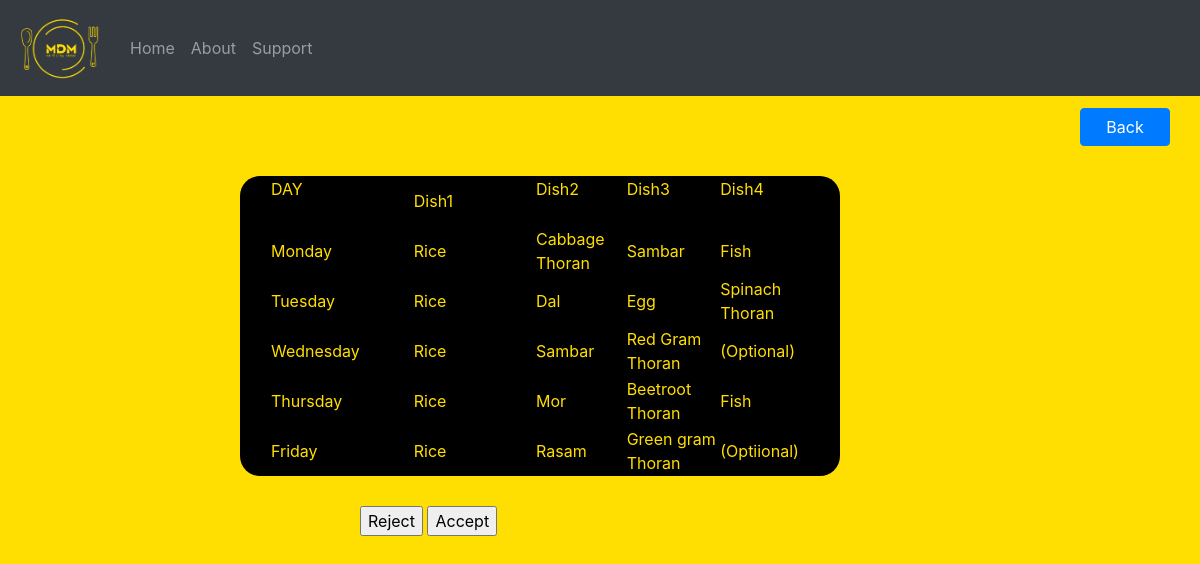
Before: /accounts/render/ with the older database file.
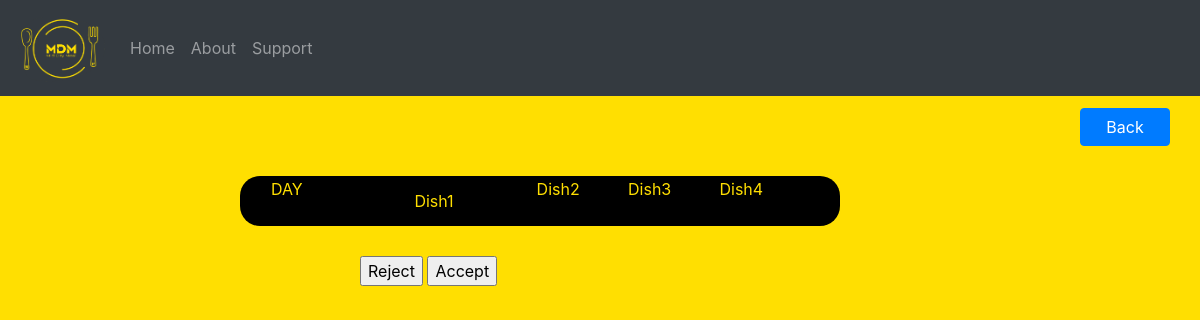
After: the same page with the newer database file.
### accounts/models.py (models this page shows, shortened)
class Menu(models.Model):
    day = models.CharField(max_length=50)
    dish1 = models.CharField(max_length=50)
    dish2 = models.CharField(max_length=50)
    dish3 = models.CharField(max_length=50)
    dish4 = models.CharField(max_length=50)
    date = models.DateTimeField(auto_now_add=True)

### accounts/views.py (the view)
# urls.py: path('render/',views.render_view, name="render"),
def render_view(request):
    menus = Menu.objects.all()
    menu = Menu.objects.filter()
    return render(request,'accounts/rendermenu.html',{'menus':menus})

### accounts/templates/accounts/rendermenu.html (shortened to what this page needs)
{% extends 'base_layout.html' %}
{% load crispy_forms_tags %}
{% block content %}
<a href="{%url 'accounts:test3'%}"><input type="submit" value="Back" class="btn btn-primary" style="margin-top: 1%;margin-left:90%;width: 90px;"></a>
<div style="margin-left: 20%;background-color: black;color: #ffdf01;width: 600px;border-radius: 20px;">
    <table >
        <tr>
            <td >DAY &nbsp;&nbsp;&nbsp;&nbsp;&nbsp;&nbsp;&nbsp;&nbsp;&nbsp;&nbsp;&nbsp;&nbsp;&nbsp;&nbsp;&nbsp;&nbsp;&nbsp;&nbsp;&nbsp;&nbsp;&nbsp;&nbsp;&nbsp;&nbsp;&nbsp;&nbsp;&nbsp;&nbsp;&nbsp;&nbsp;</td>
            <td >Dish1&nbsp;&nbsp;&nbsp;&nbsp;&nbsp;&nbsp;&nbsp;&nbsp;&nbsp;&nbsp;&nbsp;&nbsp;&nbsp;&nbsp;&nbsp;&nbsp;&nbsp;&nbsp;</td>
            <td>Dish2 &nbsp;&nbsp;&nbsp;&nbsp;&nbsp;&nbsp;&nbsp;&nbsp;&nbsp;&nbsp;&nbsp;&nbsp;&nbsp;&nbsp;&nbsp;&nbsp;&nbsp;&nbsp;</td>
            <td>Dish3 &nbsp;&nbsp;&nbsp;&nbsp;&nbsp;&nbsp;&nbsp;&nbsp;&nbsp;&nbsp;&nbsp;&nbsp;&nbsp;&nbsp;&nbsp;&nbsp;&nbsp;&nbsp;</td>
            <td>Dish4 &nbsp;&nbsp;&nbsp;&nbsp;&nbsp;&nbsp;&nbsp;&nbsp;&nbsp;&nbsp;&nbsp;&nbsp;&nbsp;&nbsp;&nbsp;&nbsp;&nbsp;&nbsp;</td>
        </tr>
        {% for menu in menus%}
        <tr>
            <td>{{menu.day}}</td>
            <td>{{menu.dish1}}</td>
            <td>{{menu.dish2}}</td>
            <td>{{menu.dish3}}</td>
            <td>{{menu.dish4}}</td>
        </tr>
        {%endfor%}
    </table>
</div>
<div class="btn1" style="padding-left: 30%;">
    <form  action="{% url 'accounts:render'%}" method="post">
        <a href="{%url 'accounts:delete'%}"><input type="button" Value="Reject"></a>
        <a href="{%url 'accounts:render'%}"><input type="button" Value="Accept"></a>
    </form>
</div>
{%endblock%}

Changed rows visible on the page:
removed Menu: day "Monday", dish1 "Rice", dish2 "Cabbage Thoran", dish3 "Sambar", dish4 "Fish"
removed Menu: day "Tuesday", dish1 "Rice", dish2 "Dal", dish3 "Egg", dish4 "Spinach Thoran"
removed Menu: day "Wednesday", dish1 "Rice", dish2 "Sambar", dish3 "Red Gram Thoran", dish4 "(Optional)"
removed Menu: day "Thursday", dish1 "Rice", dish2 "Mor", dish3 "Beetroot Thoran", dish4 "Fish"
removed Menu: day "Friday", dish1 "Rice", dish2 "Rasam", dish3 "Green gram Thoran", dish4 "(Optiional)"
